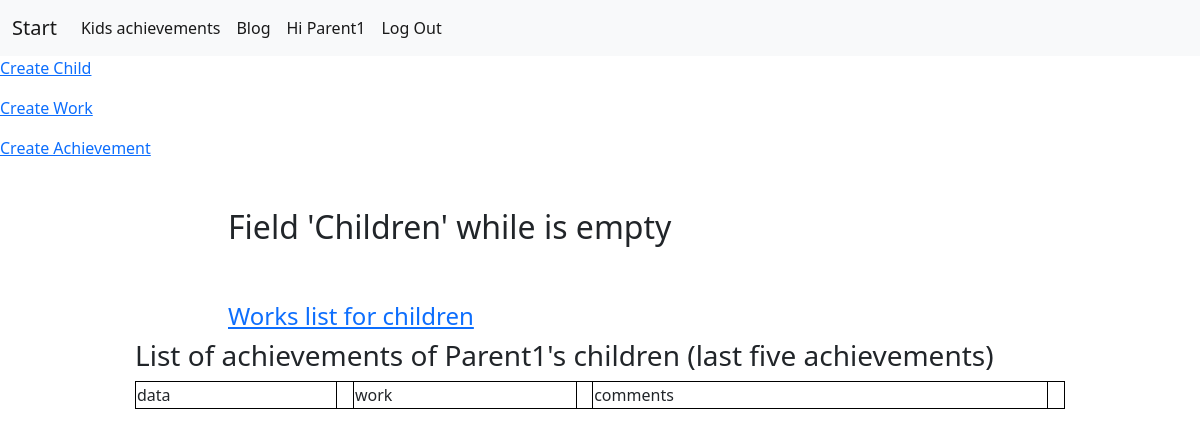
Page /kidsachieve/ (signed in) on the earlier database version.
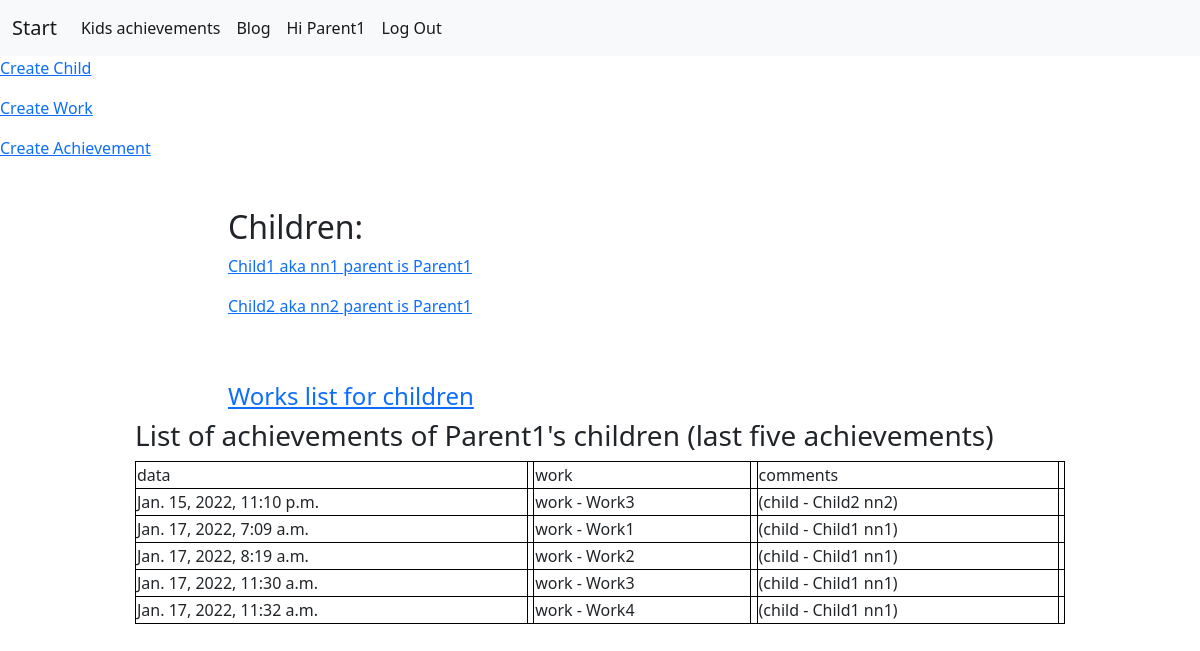
Same page on the later database version.
### kidsachieve/models.py (models this page shows, shortened)
class Child(models.Model):
    first_name = models.CharField(max_length=50, db_index=True)
    nick_name = models.CharField(max_length=50, db_index=True, unique=True)
    age = models.IntegerField()
    slug = models.SlugField(max_length=50, unique=True, blank=True)
    user = models.ForeignKey(User, on_delete=models.CASCADE)
    def __str__(self):
        return f'child - {self.first_name} {self.nick_name}'

class Achievement(models.Model):
    child_nick = models.ForeignKey(Child, on_delete=models.CASCADE, null=True)
    work_title = models.ForeignKey(Work, on_delete=models.CASCADE, null=True)
    comment = models.CharField(max_length=150, blank=True)
    date_done = models.DateTimeField(auto_now_add=True)
    benefit_point = models.IntegerField(default=0)
    user = models.ForeignKey(User, on_delete=models.CASCADE)
    slug = models.SlugField(max_length=50, unique=True, blank=True)

class Work(models.Model):
    title = models.CharField(max_length=50)
    point = models.IntegerField(default=10)
    comment = models.CharField(max_length=150, blank=True)
    slug = models.SlugField(max_length=50, unique=True, blank=True)
    user = models.ForeignKey(User, on_delete=models.CASCADE)
    def __str__(self):
        return f'work - {self.title}'

### kidsachieve/views.py (the view)
# urls.py: path('', ChildList.as_view(), name='index_kidsachieve_url'),
class ChildList(View):
    def get(self, request):
        current_user = request.user.id
        children = Child.objects.filter(user_id=current_user)
        works = Work.objects.filter(user_id=current_user)
        achievements = Achievement.objects.filter(user_id=current_user).order_by('date_done')[0:5]
        return render(request, 'kidsachieve/index.html',
                      context={'children': children,
                               'works': works,
                               'ach_lst': achievements, 'current_user': current_user
                               }
                      )

### kidsachieve/templates/kidsachieve/index.html (shortened to what this page needs)
{% extends "kidsachieve/base_kidsachieve.html" %}
{% block before_content %}
    {% include 'kidsachieve/includes/cru_menu_kidsachieve.html' %}
{% endblock %}
{% block content %}
    {% if user.is_authenticated %}
        {% if children %}
        <h2> Children: </h2>
        {% else %}
        <h2> Field 'Children' while is empty </h2>
        {% endif %}
        {% for child in children %}
        <a href="{% url 'child_detail_url' slug=child.slug %}">
        <p> {{ child.first_name }} aka {{ child.nick_name }} parent is {{ child.user }} </p>
        </a>
        {% endfor %}
<br><br>
<h4> <a href="{% url 'works_list_url' %}">Works list for children</a> </h4>
    {% endif %}
{% endblock %}
{% block table %}
<h3>List of achievements of {{ user }}'s children (last five achievements)</h3>
    <table>
            <tr>
                <td> data <td/>
                <td> work <td/>
                <td> comments <td/>
            </tr>
        {% for ach in ach_lst %}
            <tr>
                <td>{{ ach.date_done }}<td/>
                <td>{{ ach.work_title }}<td/>
                <td>({{ ach.child_nick }})<td/>
            </tr>
        {% endfor %}
    </table>
{% endblock %}

### kidsachieve/templates/kidsachieve/base_kidsachieve.html
{% extends 'base.html' %}

### templates/base.html (shortened to what this page needs)
<!DOCTYPE html>
<html lang="en">
<head>
<link href="https://cdn.jsdelivr.net/npm/bootstrap@5.1.3/dist/css/bootstrap.min.css" rel="stylesheet">
</head>
<body>
<nav class="navbar navbar-expand-lg navbar-light bg-light" >
    <div class="container-fluid">
        <a class="navbar-brand" href="{% url 'hello_url' %}">Start</a>
    <div class="collapse navbar-collapse" id="navbarTogglerDemo02">
      <ul class="navbar-nav me-auto mb-2 mb-lg-0">
        <li class="nav-item">
          <a class="nav-link active" href="{% url 'index_kidsachieve_url' %}">Kids achievements</a>
        </li>
        <li class="nav-item">
          <a class="nav-link active" aria-current="page" href="{% url 'posts_list_url' %}">Blog</a>
        </li>
          {% if user.is_authenticated %}
                <li class="nav-item">
                  <a class="nav-link active"> Hi {{ user.username }}</a>
                </li>
                <li class="nav-item">
                  <a class="nav-link active" href="{% url 'logout' %}"> Log Out </a>
                </li>
            {% endif %}
      </ul>
    </div>
  </div>
</nav>
{% block before_content %}
{% endblock %}
<div class="container mt-5">
    <div class="raw">
        <div class="col-5 offset-md-2">
            {% block content %}
            {% endblock %}
        </div>
    </div>
</div>
<div class="container mt-10">
    <div class="raw">
        <div class="col-10 offset-md-1">
            {% block table %}
            {% endblock %}
        </div>
    </div>
</div>
</body>
</html>

### kidsachieve/templates/kidsachieve/includes/cru_menu_kidsachieve.html (shortened to what this page needs)
{% if user.is_authenticated %}
        <p>
            <a href="{% url 'child_create_url' %}">Create Child</a>
        </p>
        <p>
        <a href="{% url 'work_create_url' %}">Create Work</a>
        </p>
        <p>
        <a href="{% url 'achievement_create_url' %}">Create Achievement</a>
        </p>
{% endif %}

### kidsachieve/templates/kidsachieve/index.html (style rules this page uses)
table { border-collapse: collapse; width: 100%; }
th, td { border: 1px solid black; }

Differences in the rows shown:
added Child: first_name "Child1", nick_name "nn1", user "Parent1"
added Child: first_name "Child2", nick_name "nn2", user "Parent1"
added Achievement: date_done "Jan. 15, 2022, 11:10 p.m.", work_title "work - Work3", child_nick "child - Child2 nn2"
added Achievement: date_done "Jan. 17, 2022, 7:09 a.m.", work_title "work - Work1", child_nick "child - Child1 nn1"
added Achievement: date_done "Jan. 17, 2022, 8:19 a.m.", work_title "work - Work2", child_nick "child - Child1 nn1"
added Achievement: date_done "Jan. 17, 2022, 11:30 a.m.", work_title "work - Work3", child_nick "child - Child1 nn1"
added Achievement: date_done "Jan. 17, 2022, 11:32 a.m.", work_title "work - Work4", child_nick "child - Child1 nn1"
Other differences:
text no longer shown: "Field 'Children' while is empty"
text now shown: "Children:"
